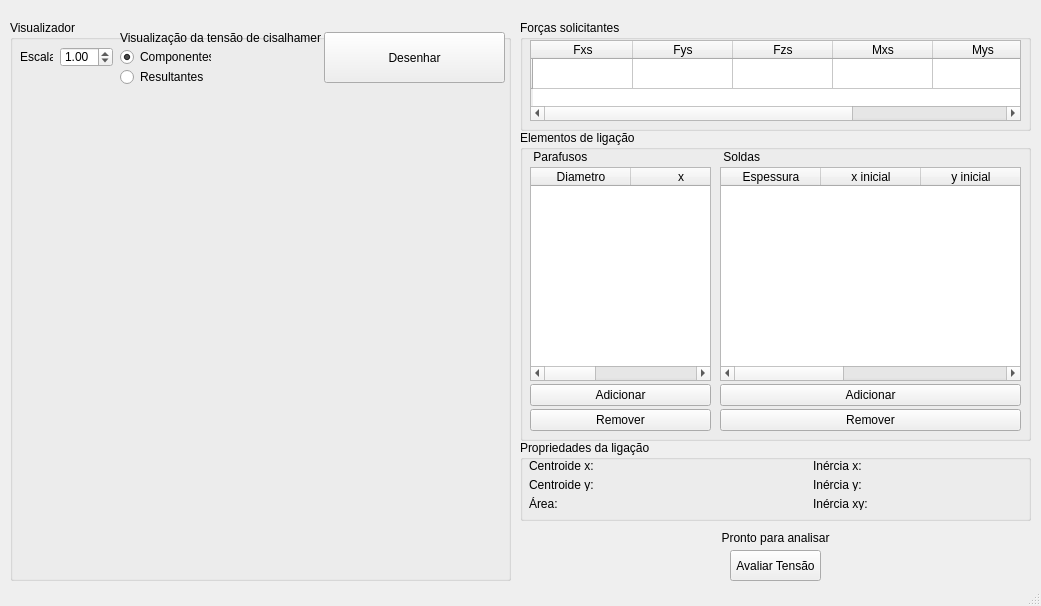
<?xml version="1.0" encoding="UTF-8"?>
<ui version="4.0">
 <class>MainWindow</class>
 <widget class="QMainWindow" name="MainWindow">
  <property name="geometry">
   <rect>
    <x>0</x>
    <y>0</y>
    <width>1041</width>
    <height>606</height>
   </rect>
  </property>
  <property name="sizePolicy">
   <sizepolicy hsizetype="Fixed" vsizetype="Fixed">
    <horstretch>0</horstretch>
    <verstretch>0</verstretch>
   </sizepolicy>
  </property>
  <property name="windowTitle">
   <string>MainWindow</string>
  </property>
  <widget class="QWidget" name="centralwidget">
   <widget class="QGroupBox" name="groupBox">
    <property name="geometry">
     <rect>
      <x>520</x>
      <y>20</y>
      <width>511</width>
      <height>111</height>
     </rect>
    </property>
    <property name="title">
     <string>Forças solicitantes</string>
    </property>
    <widget class="QTableWidget" name="forcasTable">
     <property name="geometry">
      <rect>
       <x>10</x>
       <y>20</y>
       <width>491</width>
       <height>81</height>
      </rect>
     </property>
     <row>
      <property name="text">
       <string/>
      </property>
     </row>
     <column>
      <property name="text">
       <string>Fxs</string>
      </property>
     </column>
     <column>
      <property name="text">
       <string>Fys</string>
      </property>
     </column>
     <column>
      <property name="text">
       <string>Fzs</string>
      </property>
     </column>
     <column>
      <property name="text">
       <string>Mxs</string>
      </property>
     </column>
     <column>
      <property name="text">
       <string>Mys</string>
      </property>
     </column>
     <column>
      <property name="text">
       <string>Mzs</string>
      </property>
     </column>
    </widget>
   </widget>
   <widget class="QGroupBox" name="groupBox_2">
    <property name="geometry">
     <rect>
      <x>520</x>
      <y>130</y>
      <width>511</width>
      <height>311</height>
     </rect>
    </property>
    <property name="title">
     <string>Elementos de ligação</string>
    </property>
    <widget class="QWidget" name="verticalLayoutWidget_4">
     <property name="geometry">
      <rect>
       <x>200</x>
       <y>20</y>
       <width>301</width>
       <height>281</height>
      </rect>
     </property>
     <layout class="QVBoxLayout" name="verticalLayout_4">
      <property name="spacing">
       <number>3</number>
      </property>
      <item>
       <widget class="QLabel" name="label_2">
        <property name="text">
         <string> Soldas</string>
        </property>
       </widget>
      </item>
      <item>
       <widget class="QTableWidget" name="soldaTable">
        <column>
         <property name="text">
          <string>Espessura</string>
         </property>
        </column>
        <column>
         <property name="text">
          <string>x inicial</string>
         </property>
        </column>
        <column>
         <property name="text">
          <string>y inicial</string>
         </property>
        </column>
        <column>
         <property name="text">
          <string>x final</string>
         </property>
        </column>
        <column>
         <property name="text">
          <string>y final</string>
         </property>
        </column>
       </widget>
      </item>
      <item>
       <widget class="QPushButton" name="soldaAddButton">
        <property name="text">
         <string>Adicionar</string>
        </property>
       </widget>
      </item>
      <item>
       <widget class="QPushButton" name="soldaRemoveButton">
        <property name="text">
         <string>Remover</string>
        </property>
       </widget>
      </item>
     </layout>
    </widget>
    <widget class="QWidget" name="verticalLayoutWidget_3">
     <property name="geometry">
      <rect>
       <x>10</x>
       <y>20</y>
       <width>181</width>
       <height>281</height>
      </rect>
     </property>
     <layout class="QVBoxLayout" name="verticalLayout_3">
      <property name="spacing">
       <number>3</number>
      </property>
      <item>
       <widget class="QLabel" name="label">
        <property name="text">
         <string> Parafusos</string>
        </property>
       </widget>
      </item>
      <item>
       <widget class="QTableWidget" name="parafusoTable">
        <column>
         <property name="text">
          <string>Diametro</string>
         </property>
         <property name="textAlignment">
          <set>AlignCenter</set>
         </property>
        </column>
        <column>
         <property name="text">
          <string>x</string>
         </property>
         <property name="textAlignment">
          <set>AlignCenter</set>
         </property>
        </column>
        <column>
         <property name="text">
          <string>y</string>
         </property>
         <property name="textAlignment">
          <set>AlignCenter</set>
         </property>
        </column>
       </widget>
      </item>
      <item>
       <widget class="QPushButton" name="parafusoAddButton">
        <property name="text">
         <string>Adicionar</string>
        </property>
       </widget>
      </item>
      <item>
       <widget class="QPushButton" name="parafusoRemoveButton">
        <property name="text">
         <string>Remover</string>
        </property>
       </widget>
      </item>
     </layout>
    </widget>
   </widget>
   <widget class="QGroupBox" name="groupBox_3">
    <property name="geometry">
     <rect>
      <x>10</x>
      <y>20</y>
      <width>501</width>
      <height>561</height>
     </rect>
    </property>
    <property name="title">
     <string>Visualizador</string>
    </property>
    <widget class="QPushButton" name="desenharButton">
     <property name="enabled">
      <bool>true</bool>
     </property>
     <property name="geometry">
      <rect>
       <x>314</x>
       <y>12</y>
       <width>181</width>
       <height>51</height>
      </rect>
     </property>
     <property name="text">
      <string>Desenhar</string>
     </property>
    </widget>
    <widget class="QWidget" name="verticalLayoutWidget_2">
     <property name="geometry">
      <rect>
       <x>110</x>
       <y>30</y>
       <width>91</width>
       <height>34</height>
      </rect>
     </property>
     <layout class="QVBoxLayout" name="verticalLayout_2">
      <item>
       <widget class="QRadioButton" name="componenteRadioButton">
        <property name="text">
         <string>Componentes</string>
        </property>
        <property name="checked">
         <bool>true</bool>
        </property>
       </widget>
      </item>
      <item>
       <widget class="QRadioButton" name="resultanteRadioButton">
        <property name="text">
         <string>Resultantes</string>
        </property>
       </widget>
      </item>
     </layout>
    </widget>
    <widget class="MplWidget" name="MplWidget" native="true">
     <property name="geometry">
      <rect>
       <x>0</x>
       <y>60</y>
       <width>501</width>
       <height>501</height>
      </rect>
     </property>
    </widget>
    <widget class="QLabel" name="escadaLabel">
     <property name="geometry">
      <rect>
       <x>10</x>
       <y>27</y>
       <width>33</width>
       <height>20</height>
      </rect>
     </property>
     <property name="text">
      <string>Escala</string>
     </property>
    </widget>
    <widget class="QDoubleSpinBox" name="escalaSpinBox">
     <property name="geometry">
      <rect>
       <x>50</x>
       <y>27</y>
       <width>53</width>
       <height>20</height>
      </rect>
     </property>
     <property name="locale">
      <locale language="English" country="UnitedStates"/>
     </property>
     <property name="minimum">
      <double>0.000000000000000</double>
     </property>
     <property name="maximum">
      <double>1000.000000000000000</double>
     </property>
     <property name="singleStep">
      <double>0.050000000000000</double>
     </property>
     <property name="value">
      <double>1.000000000000000</double>
     </property>
    </widget>
    <widget class="QLabel" name="label_3">
     <property name="geometry">
      <rect>
       <x>110</x>
       <y>10</y>
       <width>201</width>
       <height>16</height>
      </rect>
     </property>
     <property name="text">
      <string>Visualização da tensão de cisalhamento:</string>
     </property>
    </widget>
   </widget>
   <widget class="QLabel" name="statusLabel">
    <property name="geometry">
     <rect>
      <x>520</x>
      <y>530</y>
      <width>511</width>
      <height>16</height>
     </rect>
    </property>
    <property name="text">
     <string>&lt;html&gt;&lt;head/&gt;&lt;body&gt;&lt;p align=&quot;center&quot;&gt;Pronto para analisar&lt;/p&gt;&lt;/body&gt;&lt;/html&gt;</string>
    </property>
   </widget>
   <widget class="QPushButton" name="calcularButton">
    <property name="geometry">
     <rect>
      <x>730</x>
      <y>550</y>
      <width>91</width>
      <height>31</height>
     </rect>
    </property>
    <property name="text">
     <string>Avaliar Tensão</string>
    </property>
   </widget>
   <widget class="QGroupBox" name="groupBox_4">
    <property name="geometry">
     <rect>
      <x>520</x>
      <y>440</y>
      <width>511</width>
      <height>81</height>
     </rect>
    </property>
    <property name="title">
     <string>Propriedades da ligação</string>
    </property>
    <widget class="QWidget" name="horizontalLayoutWidget_6">
     <property name="geometry">
      <rect>
       <x>9</x>
       <y>19</y>
       <width>491</width>
       <height>51</height>
      </rect>
     </property>
     <layout class="QHBoxLayout" name="horizontalLayout_6">
      <item>
       <layout class="QVBoxLayout" name="verticalLayout">
        <item>
         <layout class="QHBoxLayout" name="horizontalLayout">
          <item>
           <widget class="QLabel" name="label_7">
            <property name="text">
             <string>Centroide x:</string>
            </property>
           </widget>
          </item>
          <item>
           <spacer name="horizontalSpacer">
            <property name="orientation">
             <enum>Qt::Horizontal</enum>
            </property>
            <property name="sizeHint" stdset="0">
             <size>
              <width>40</width>
              <height>20</height>
             </size>
            </property>
           </spacer>
          </item>
          <item>
           <widget class="QLabel" name="centroidXLabel">
            <property name="text">
             <string/>
            </property>
           </widget>
          </item>
         </layout>
        </item>
        <item>
         <layout class="QHBoxLayout" name="horizontalLayout_2">
          <item>
           <widget class="QLabel" name="label_8">
            <property name="text">
             <string>Centroide y:</string>
            </property>
           </widget>
          </item>
          <item>
           <spacer name="horizontalSpacer_2">
            <property name="orientation">
             <enum>Qt::Horizontal</enum>
            </property>
            <property name="sizeHint" stdset="0">
             <size>
              <width>40</width>
              <height>20</height>
             </size>
            </property>
           </spacer>
          </item>
          <item>
           <widget class="QLabel" name="centroidYLabel">
            <property name="text">
             <string/>
            </property>
           </widget>
          </item>
         </layout>
        </item>
        <item>
         <layout class="QHBoxLayout" name="horizontalLayout_3">
          <item>
           <widget class="QLabel" name="label_10">
            <property name="text">
             <string>Área:</string>
            </property>
           </widget>
          </item>
          <item>
           <spacer name="horizontalSpacer_3">
            <property name="orientation">
             <enum>Qt::Horizontal</enum>
            </property>
            <property name="sizeHint" stdset="0">
             <size>
              <width>40</width>
              <height>20</height>
             </size>
            </property>
           </spacer>
          </item>
          <item>
           <widget class="QLabel" name="areaLabel">
            <property name="text">
             <string/>
            </property>
           </widget>
          </item>
         </layout>
        </item>
       </layout>
      </item>
      <item>
       <spacer name="horizontalSpacer_6">
        <property name="orientation">
         <enum>Qt::Horizontal</enum>
        </property>
        <property name="sizeType">
         <enum>QSizePolicy::Minimum</enum>
        </property>
        <property name="sizeHint" stdset="0">
         <size>
          <width>70</width>
          <height>10</height>
         </size>
        </property>
       </spacer>
      </item>
      <item>
       <layout class="QVBoxLayout" name="verticalLayout_6">
        <item>
         <layout class="QHBoxLayout" name="horizontalLayout_4">
          <item>
           <widget class="QLabel" name="label_12">
            <property name="text">
             <string>Inércia x:</string>
            </property>
           </widget>
          </item>
          <item>
           <spacer name="horizontalSpacer_4">
            <property name="orientation">
             <enum>Qt::Horizontal</enum>
            </property>
            <property name="sizeHint" stdset="0">
             <size>
              <width>40</width>
              <height>20</height>
             </size>
            </property>
           </spacer>
          </item>
          <item>
           <widget class="QLabel" name="inerciaXLabel">
            <property name="text">
             <string/>
            </property>
           </widget>
          </item>
         </layout>
        </item>
        <item>
         <layout class="QHBoxLayout" name="horizontalLayout_5">
          <item>
           <widget class="QLabel" name="label_14">
            <property name="text">
             <string>Inércia y:</string>
            </property>
           </widget>
          </item>
          <item>
           <spacer name="horizontalSpacer_5">
            <property name="orientation">
             <enum>Qt::Horizontal</enum>
            </property>
            <property name="sizeHint" stdset="0">
             <size>
              <width>40</width>
              <height>20</height>
             </size>
            </property>
           </spacer>
          </item>
          <item>
           <widget class="QLabel" name="inerciaYLabel">
            <property name="text">
             <string/>
            </property>
           </widget>
          </item>
         </layout>
        </item>
        <item>
         <layout class="QHBoxLayout" name="horizontalLayout_7">
          <item>
           <widget class="QLabel" name="label_16">
            <property name="text">
             <string>Inércia xy:</string>
            </property>
           </widget>
          </item>
          <item>
           <spacer name="horizontalSpacer_7">
            <property name="orientation">
             <enum>Qt::Horizontal</enum>
            </property>
            <property name="sizeHint" stdset="0">
             <size>
              <width>40</width>
              <height>20</height>
             </size>
            </property>
           </spacer>
          </item>
          <item>
           <widget class="QLabel" name="inerciaXYLabel">
            <property name="text">
             <string/>
            </property>
           </widget>
          </item>
         </layout>
        </item>
       </layout>
      </item>
     </layout>
    </widget>
   </widget>
  </widget>
  <widget class="QMenuBar" name="menubar">
   <property name="geometry">
    <rect>
     <x>0</x>
     <y>0</y>
     <width>1041</width>
     <height>21</height>
    </rect>
   </property>
  </widget>
  <widget class="QStatusBar" name="statusbar"/>
 </widget>
 <customwidgets>
  <customwidget>
   <class>MplWidget</class>
   <extends>QWidget</extends>
   <header>mplwidget.h</header>
   <container>1</container>
  </customwidget>
 </customwidgets>
 <resources/>
 <connections/>
</ui>
